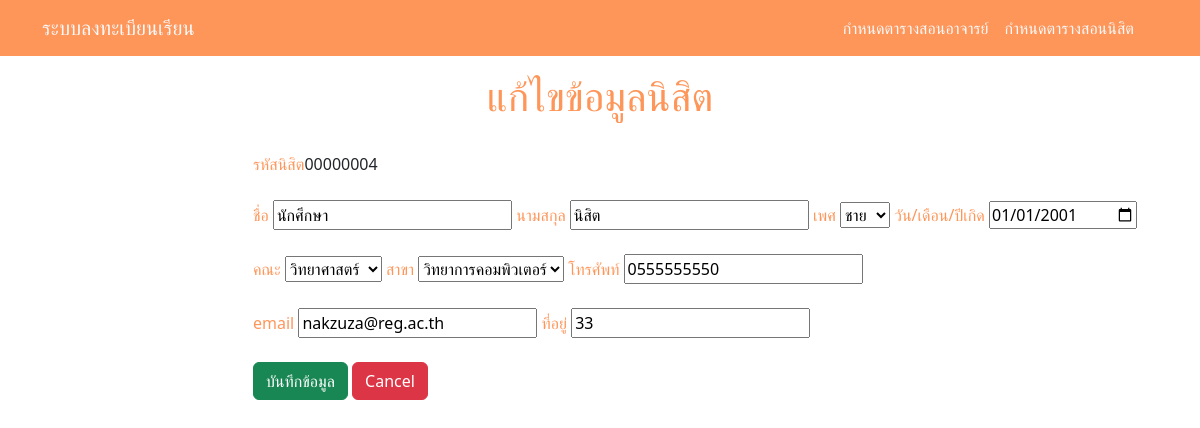
Screenshot of /registra/form/stu_editForm.php?userID=00000004 with the database file from the repository.
### tables this page shows
CREATE TABLE `student` (
  `user_id` varchar(8) NOT NULL,
  `stu_fname` varchar(30) NOT NULL,
  `stu_lname` varchar(30) NOT NULL,
  `stu_gender` varchar(30) NOT NULL,
  `stu_phone` varchar(10) NOT NULL,
  `stu_gpa` double NOT NULL,
  `stu_address` varchar(100) NOT NULL,
  `stu_email` varchar(30) NOT NULL,
  `stu_birth` date NOT NULL,
  `fac_id` varchar(8) NOT NULL,
  `branch_id` varchar(8) NOT NULL,
  `ra_id` varchar(2) NOT NULL
);

CREATE TABLE `faculty` (
  `fac_id` varchar(8) NOT NULL,
  `fac_name` varchar(30) NOT NULL,
  `fac_tel` varchar(30) NOT NULL
);

CREATE TABLE `branch` (
  `branch_id` varchar(6) NOT NULL,
  `branch_name` varchar(30) NOT NULL,
  `fac_id` varchar(8) NOT NULL
);

### registra/form/stu_editForm.php (the view, shortened to what this page needs)
<?php
include '../conn.php';
?>
<!DOCTYPE html>
<html lang="en">
<head>
    <link href="https://cdn.jsdelivr.net/npm/bootstrap@5.3.0-alpha1/dist/css/bootstrap.min.css" rel="stylesheet"
>
</head>
<body>
    <nav class="navbar navbar-expand-lg fixed-top" style="background-color: #fe965a;">
        <div class="container">
            <a class="navbar-brand text-light" href="../index.php">ระบบลงทะเบียนเรียน</a>
            <div class="collapse navbar-collapse" id="navbarResponsive">
                <ul class="navbar-nav ms-auto">
                    <li class="nav-item <?=$active_admin?>">
                        <a class="nav-link text-light" href="login-page.php"></a>
                    </li>
                    <li class="nav-item <?=$active_admin?>">
                        <a class="nav-link text-light" href="login-page.php">กำหนดตารางสอนอาจารย์</a>
                    </li>
                    <li class="nav-item <?=$active_admin?>">
                        <a class="nav-link text-light" href="login-page.php">กำหนดตารางสอนนิสิต</a>
                    </li>
                    <li class="nav-item <?=$active_admin?>">
                        <a class="nav-link text-light" href="login-page.php"></a>
                    </li>
                </ul>
            </div>
        </div>
    </nav>
    <div class="container py-5">
        <br>
        <div class="col-md-auto">
            <h1 class="text-center" style="color: #fe965a;">แก้ไขข้อมูลนิสิต</h1><br>
        </div>
        <div class="row justify-content-md-center">
            <div class="col col-lg-2"></div>
            <div class="col-md-auto">
            <?php
            $id = $_GET['userID'];
            $sql = "SELECT * FROM student
            INNER JOIN faculty ON
            student.fac_id = faculty.fac_id
            INNER JOIN branch ON
            student.branch_id = branch.branch_id
            WHERE user_id = $id";
            $query = mysqli_query($conn,$sql);
            $result = mysqli_fetch_array($query,MYSQLI_ASSOC);
            ?>
        <form action="../funtion/stu_editSave.php" method="post">
            <label style="color: #fe965a;">รหัสนิสิต</label>
            <?php echo $result["user_id"];?><br>
            <br>
            <label style="color: #fe965a;">ชื่อ</label>
            <input type="text" name="fname" value="<?php echo $result["stu_fname"];?>" required>
            <label style="color: #fe965a;">นามสกุล</label>
            <input type="text" name="lname" value="<?php echo $result["stu_lname"];?>" required>
            <label style="color: #fe965a;">เพศ</label>
            <select name="gender" id="gender" value="<?php echo $result["stu_gender"];?>" required>
                <option value="ชาย">ชาย</option>
            </select>
            <label style="color: #fe965a;">วัน/เดือน/ปีเกิด</label>
            <input type="date" name="birth" value="<?php echo $result["stu_birth"];?>" required><br>
            <br>
            <label style="color: #fe965a;">คณะ</label>
            <select name="faculty" require>
                <option value="<?php echo $result["fac_id"];?>"><?php echo $result["fac_name"];?></option>
            </select>
            <label style="color: #fe965a;">สาขา</label>
            <select name="branch" value=""required>
                <option value="<?php echo $result["branch_id"];?>"><?php echo $result["branch_name"];?></option>
            </select>
            <label style="color: #fe965a;">โทรศัพท์</label>
            <input type="text" name="phone" value="<?php echo $result["stu_phone"];?>" required><br><br>
            <label style="color: #fe965a;">email</label>
            <input type="email" name="email" value="<?php echo $result["stu_email"];?>" required>
            <label style="color: #fe965a;">ที่อยู่</label>
            <input type="text" name="address" value="<?php echo $result["stu_address"];?>" required>
            <br>
            <br>
            <button style="color: white;" class="btn btn-success" type="submit" name="submit" value="submit">บันทึกข้อมูล</button>
            <a href="../form/stu_addForm.php" class="btn btn-danger">Cancel</a>
            </form>
</div>
</body>
</html>

### rows the page displays
student: user_id "00000004", fname "นักศึกษา", lname "นิสิต", gender "ชาย", birth "01/01/2001", faculty "วิทยาศาสตร์", branch "วิทยาการคอมพิวเตอร์", phone "0555555550", email "nakzuza@reg.ac.th", address "33"
